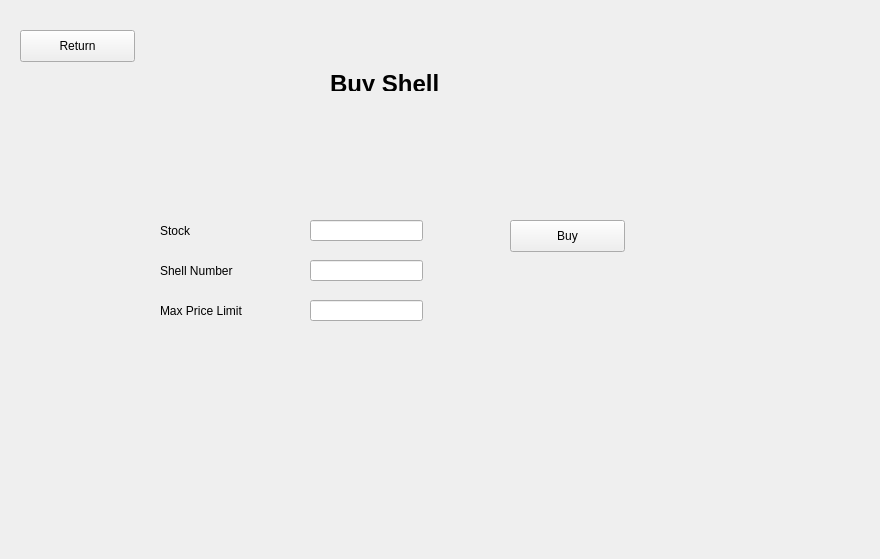
<?xml version="1.0" encoding="UTF-8"?>
<ui version="4.0">
 <class>BuyShell</class>
 <widget class="QWidget" name="BuyShell">
  <property name="geometry">
   <rect>
    <x>0</x>
    <y>0</y>
    <width>880</width>
    <height>559</height>
   </rect>
  </property>
  <property name="windowTitle">
   <string>Form</string>
  </property>
  <widget class="QLabel" name="label">
   <property name="geometry">
    <rect>
     <x>330</x>
     <y>70</y>
     <width>121</width>
     <height>21</height>
    </rect>
   </property>
   <property name="text">
    <string>&lt;html&gt;&lt;head/&gt;&lt;body&gt;&lt;p&gt;&lt;span style=&quot; font-size:18pt; font-weight:600;&quot;&gt;Buy Shell&lt;/span&gt;&lt;/p&gt;&lt;/body&gt;&lt;/html&gt;</string>
   </property>
  </widget>
  <widget class="QPushButton" name="pushButton">
   <property name="geometry">
    <rect>
     <x>20</x>
     <y>30</y>
     <width>115</width>
     <height>32</height>
    </rect>
   </property>
   <property name="text">
    <string>Return</string>
   </property>
  </widget>
  <widget class="QLineEdit" name="stock">
   <property name="geometry">
    <rect>
     <x>310</x>
     <y>220</y>
     <width>113</width>
     <height>21</height>
    </rect>
   </property>
  </widget>
  <widget class="QLineEdit" name="shell">
   <property name="geometry">
    <rect>
     <x>310</x>
     <y>260</y>
     <width>113</width>
     <height>21</height>
    </rect>
   </property>
  </widget>
  <widget class="QLabel" name="label_2">
   <property name="geometry">
    <rect>
     <x>160</x>
     <y>220</y>
     <width>71</width>
     <height>21</height>
    </rect>
   </property>
   <property name="text">
    <string>Stock</string>
   </property>
  </widget>
  <widget class="QLabel" name="label_3">
   <property name="geometry">
    <rect>
     <x>160</x>
     <y>260</y>
     <width>91</width>
     <height>21</height>
    </rect>
   </property>
   <property name="text">
    <string>Shell Number</string>
   </property>
  </widget>
  <widget class="QPushButton" name="pushButton_2">
   <property name="geometry">
    <rect>
     <x>510</x>
     <y>220</y>
     <width>115</width>
     <height>32</height>
    </rect>
   </property>
   <property name="text">
    <string>Buy</string>
   </property>
  </widget>
  <widget class="QLineEdit" name="max">
   <property name="geometry">
    <rect>
     <x>310</x>
     <y>300</y>
     <width>113</width>
     <height>21</height>
    </rect>
   </property>
  </widget>
  <widget class="QLabel" name="label_4">
   <property name="geometry">
    <rect>
     <x>160</x>
     <y>300</y>
     <width>101</width>
     <height>21</height>
    </rect>
   </property>
   <property name="text">
    <string>Max Price Limit</string>
   </property>
  </widget>
 </widget>
 <resources/>
 <connections/>
</ui>
